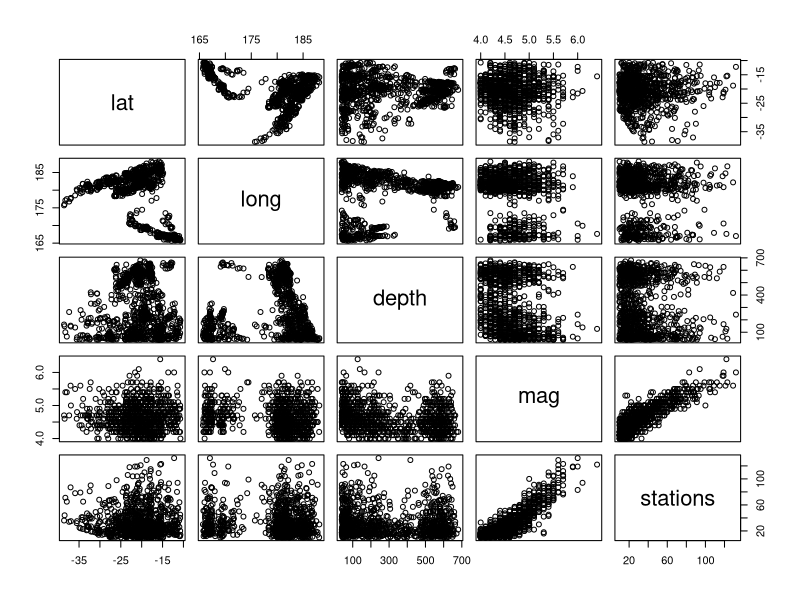
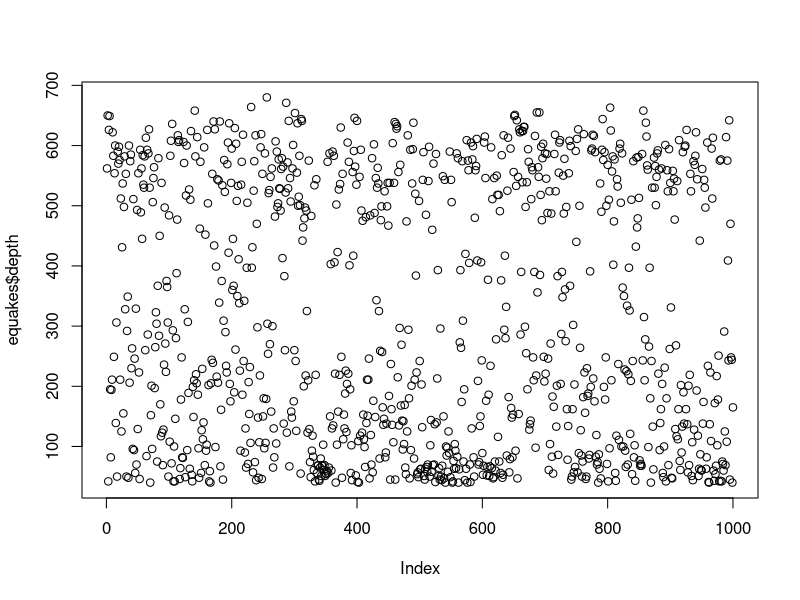
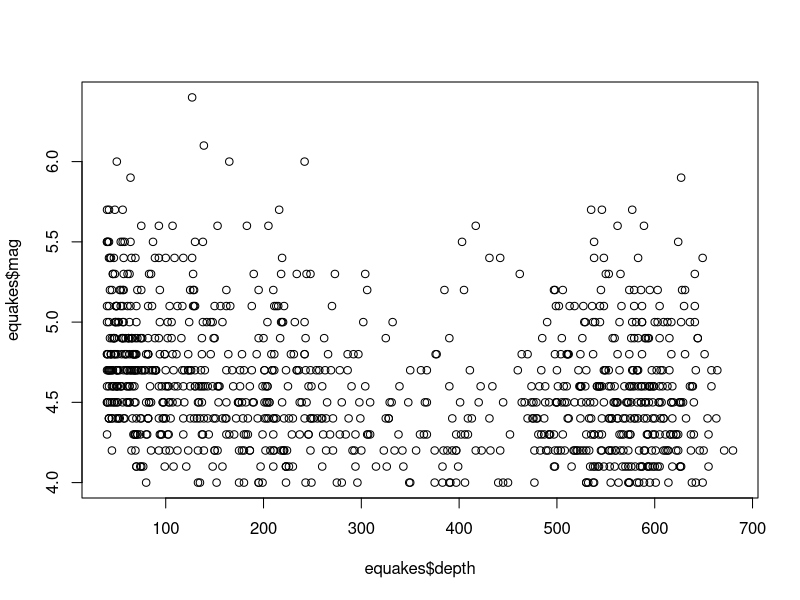
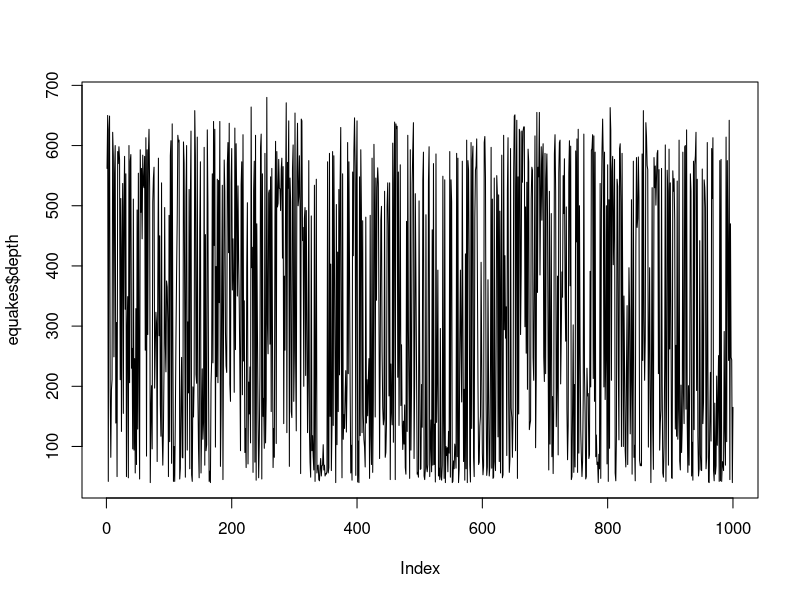
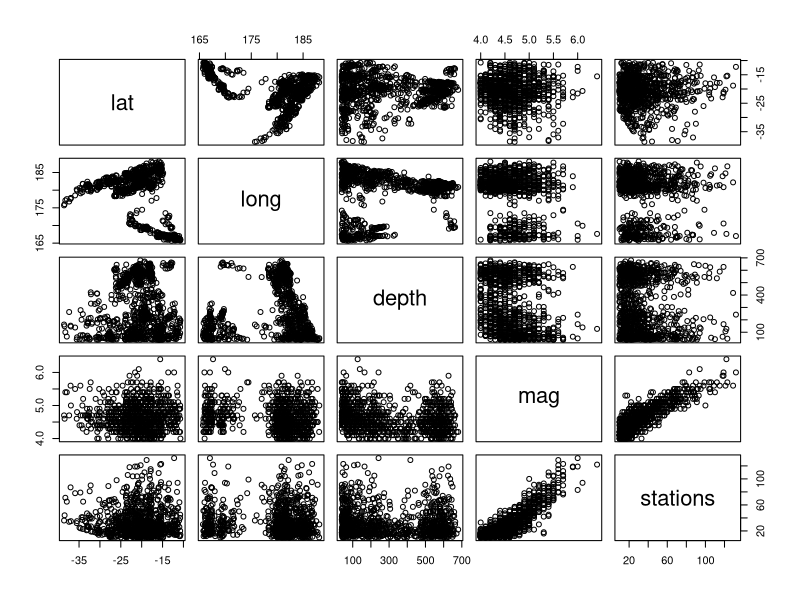
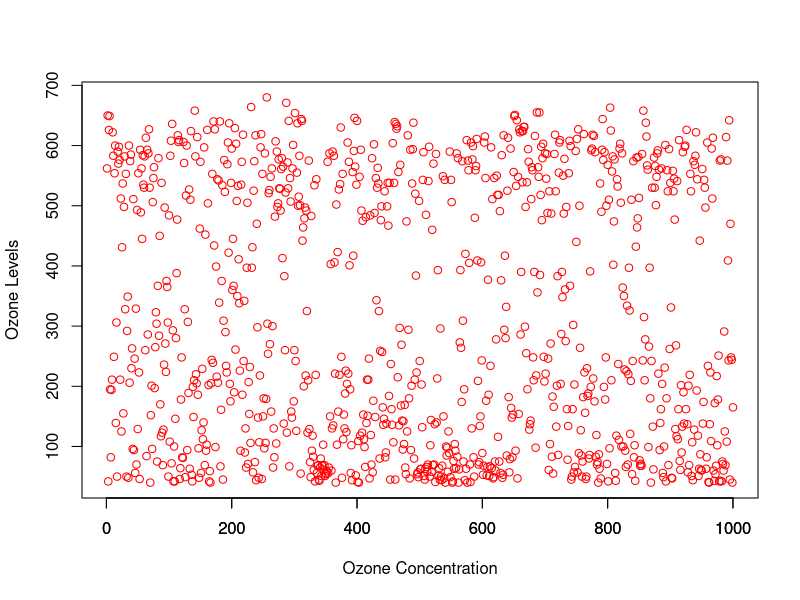
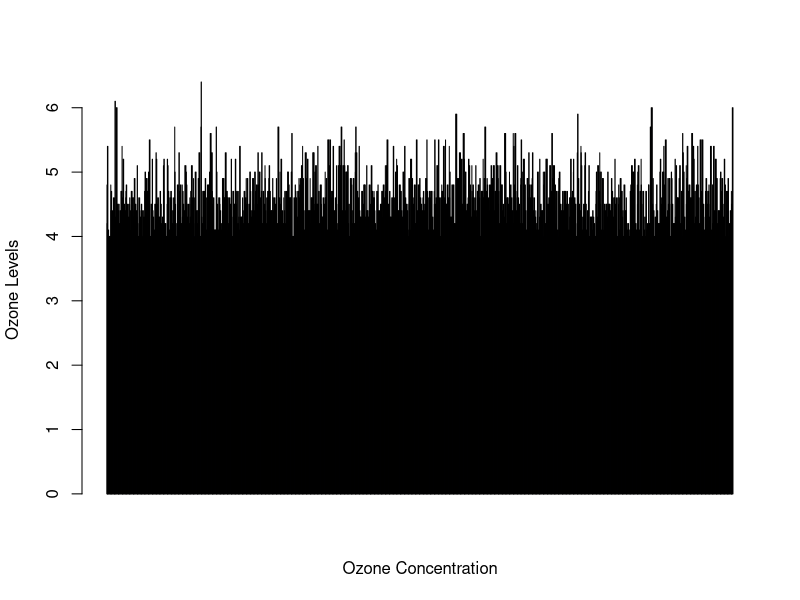
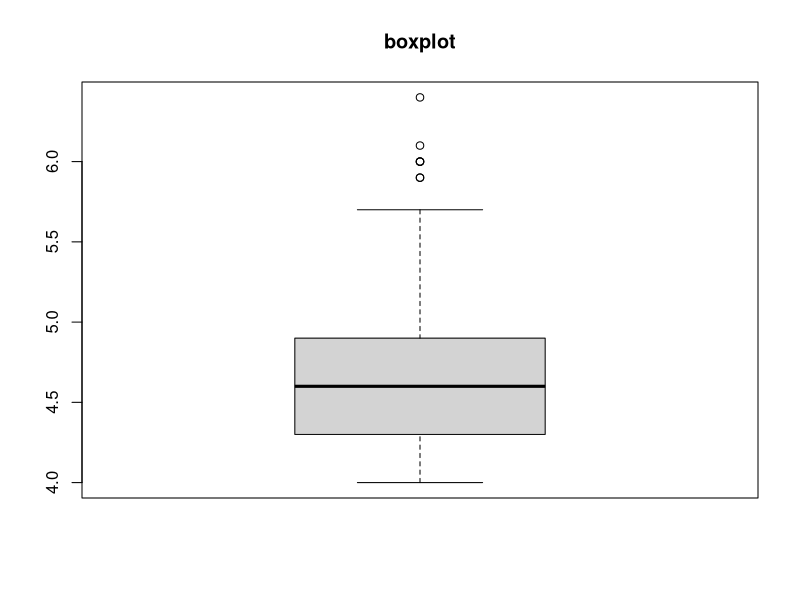

The R source for these figures, in order: (Note: this script raises an error after producing the figures.)
#Download dataset
datasets::quakes

#Assigning dataset
equakes<-datasets::quakes

#summary dataset, mean, median...
summary(equakes)

#Graph
plot(equakes)

#top 10 rows, last 10 rows
head(equakes, 10)
tail(equakes, 10)

#Coloumns
equakes[c(1,2)]

df<- equakes[,-5]


View(equakes)
summary(equakes[,1])
plot(equakes$depth)
plot(equakes$depth,equakes$mag, type = "p")
plot(equakes$depth, type = "l")
plot(equakes)
plot(equakes$depth, xlab = "Ozone Concentration", ylab = "Ozone Levels", col= "red" )
barplot(equakes$mag, xlab = "Ozone Concentration", ylab = "Ozone Levels", 
        col= "blue", horiz = F, axis(T))

boxplot(equakes$mag, main = "boxplot")
boxplot.stats(equakes$mag)$out

boxplot(equakes[,1:4], main = "multiple")
boxplot.stats(equakes)
sd(equakes$mag, na.rm = T)
var(equakes$mag, na.rm = T)
skewness(equakes$mag)
kurtosis(equakes$mag)
mean(equakes$mag)













